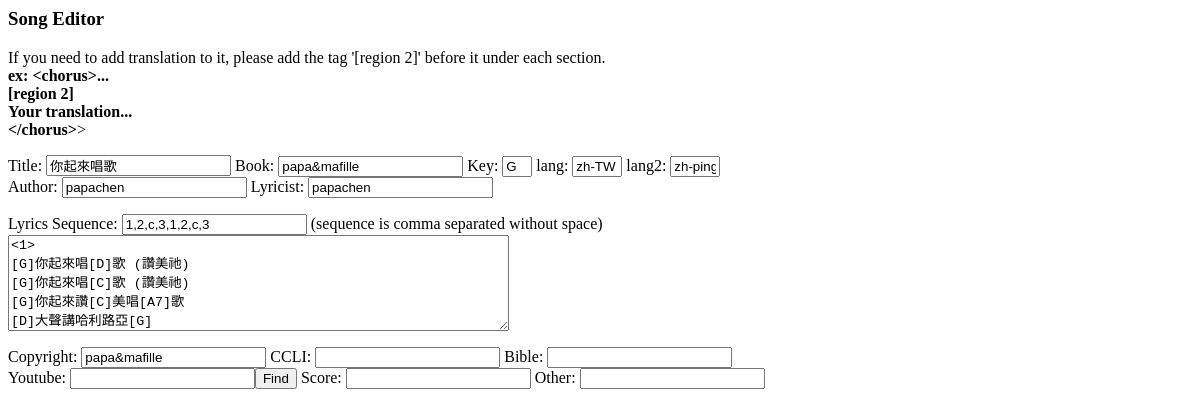
/song/17, run on an earlier commit of the app's database.
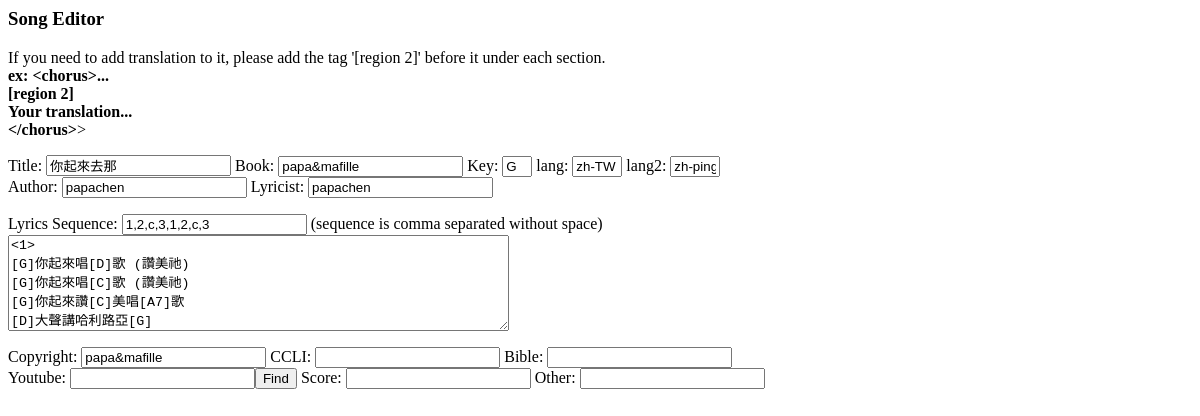
And on a later commit of the database.
### tables this page shows
CREATE TABLE songs (song_id INTEGER PRIMARY KEY, title text not NULL, lang text not NULL default 'en', lang_2 text, content text, song_key text, sequence text, bible_verse text, updated TEXT default CURRENT_TIMESTAMP, author text, lyricist text, book text, copyright text, ccli text);

### web/index.py (the view)
@app.route("/song/<id>")
def get_song_by_id(id):
	if id == '-1':
		return render_template('song_editor.html', content=[])
	db = request.args.get('db', 'worship.db')
	lang = request.args.get('lang', None)
	if db != 'worship.db':
		content = Utils.get_song_by_id_(id, db)
		if "lang" not in content:
			content["lang"] = lang
		if "bible" not in content:
			content["bible"] = ''
		return render_template('song_editor.html', content=content)
	else:
		content = Utils.get_song_by_id(id)
		print(content)
		content["lyrics"] = content["lyrics_raw"]  # add key lyrics to be used by song_editor
		return render_template('song_editor.html', content=content)

### app/db.py (called while the page is built)
def run_para(sql, para, db_name="worship.db"):
    if type(para) is not list:
        para = [para]
    return __execute(sql, para=para, db_name=db_name)

def __execute(sql, db_name, para=None):
    try:
        con = open(db_name)
        cur = con.cursor()
        if para:
            result = cur.execute(sql, para).fetchall()
        else:
            result = cur.execute(sql).fetchall()
        con.commit()
        return result
    except Exception as e:
        print('error', e)
        return e
    finally:
        close()

def open(db_name):
    con = _connect_db(db_name)
    return con

def close():
    try:
        con.close()
        return None
    except Exception as e:
        return e

def _connect_db(db_name):
    path = os.path.dirname(os.path.dirname(os.path.realpath(__file__)))
    con = sqlite3.connect(os.path.join(path, 'db', db_name))
    return con

### app/parser.py (called while the page is built)
def parse_chord(content):
    chords = re.sub(r'\[([^]]+)\](\s?\w+)?(\s?)', '<span class="chunk" data-chord="\\1">\\2</span>\\3', content)
    chords = re.sub('">([^<]*)<\/span>', add_space, chords)
    return chords

def add_space(obj):
    l = len(obj[1])
    if l < 2:
        return obj[0]+"&nbsp;&nbsp;"*(2-l)
    return obj[0]

### web/templates/song_editor.html
<h3>Song Editor</h3>
<p>
    If you need to add translation to it, please add the tag '[region 2]' before it under each section.<br/>
    <b>ex: &lt;chorus&gt;...<br/>
        [region 2]<br/>
        Your translation...<br/>
        &lt;/chorus&gt;</b>>
</p>
<form id="content">
    Title: <input name="title" type="text" value="{{ content.title }}"/>
    Book: <input name="book" type="text" value="{{ content.book }}"/>
    Key: <input name="song_key" type="text" value="{{ content.key }}" style="width: 30px;"/>
    lang: <input name="lang" type="text" value="{{ content.lang }}" style="width: 50px;"/>
    lang2: <input name="lang_2" type="text" value="{{ content.lang_2 }}" style="width: 50px;"/><br/>
    Author: <input name="author" type="text" value="{{ content.author }}"/>
    Lyricist: <input name="lyricist" type="text" value="{{ content.lyricist }}"/>
    <br/>
    <p>Lyrics Sequence: <input name="sequence" type="text" value="{{ content.sequence }}"/> (sequence is comma separated without space)<br/>
        <textarea rows="6" name="content" cols="60">{{ content.lyrics }}</textarea>
    </p>
    Copyright: <input name="copyright" type="text" value="{{ content.copyright }}"/>
    CCLI: <input name="ccli" type="text" value="{{ content.ccli }}"/>
    Bible: <input name="bible_verse" type="text" value="{{ content.bible }}"/><br/>
    Youtube: <input name="video" type="text" value=""/><button onclick="javascript:search_video('{{ content.title }}, {{ content.book }}'); title="(Search using title/book)">Find</button>
    Score: <input name="score" type="text" value=""/>
    Other: <input name="file" type="text" value="{{ content.file }}"/>
</form>

What changed in the data, as far as the page shows it:
changed songs "papa&mafille": title "你起來唱歌" → "你起來去那"
